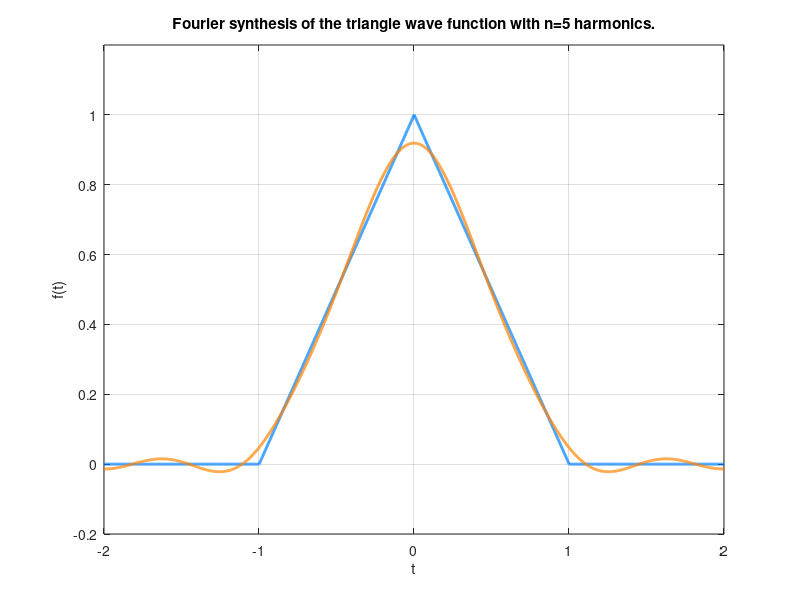

Reproduce this figure in MATLAB.
t = -1.999:0.001:2;
v = 0 * t;
vL = 0 * t; 

T = 1;
T0 = 4;

i = 1;                     
for x=-2:0.001:2
    if (x >= -T0-T) && (x <= -T0+T)
        v(i) = 1 - sqrt(((x+T0)/T)^2);
    end
    if (x >= -T) && (x <= T)
        v(i) = 1 - sqrt((x/T)^2);
    end
    if (x >= T0-T) && (x <= T0+T)
        v(i) = 1 - sqrt(((x-T0)/T)^2);
    end
    i=i+1;
end

L=5;
%for k=-L:1:L
%    if k == 0
%        ck = T/T0;
%    else
%        ck = ((T0/(2*(pi*k)^2*T))*(1 - cos(2*pi*k*T/T0)));
%    end
%    vk = ck*exp(2*pi*1i*k*t/T0);
%    vL = vL + vk;                                
%end
for k=-L:1:L
    ck = T/T0*(sinc(k*T/T0))^2;
    vk = ck*exp(2*pi*1i*k*t/T0);
    vL = vL + vk;                                
end
for k=1:L
    %ck = ((T0/(2*(pi*k)^2*T))*(1 - cos(2*pi*k*T/T0)));
    %vk = ck*cos(2*pi*k*t/T0);
    %vL = vL + vk;                                
end
%vL = T/T0 + 2*vL

eL = v - vL;
MSE = 0;
for i=1:1:4000
   MSE = MSE + abs(eL(i))^2*0.001; 
end
MSE/T0

Pv = 0;
for i=1:1:4000
   Pv = Pv + abs(v(i))^2*0.001; 
end
Pv = Pv/T0;
PvL = 0;
for i=1:1:4000
   PvL = PvL + abs(vL(i))^2*0.001; 
end
PvL = PvL/T0;
Pv - PvL

plot(t, v, 'Color', [0 0.5 1],'LineWidth', 2);
hold on;
plot(t, vL, 'Color', [1 0.5 0],'LineWidth', 2);
hold off
axis([-2 2 -0.2 1.2])
grid on;
xlabel('t');
ylabel('f(t)');
title(strcat('Fourier synthesis of the triangle wave function with n=', int2str(L), ' harmonics.' ));